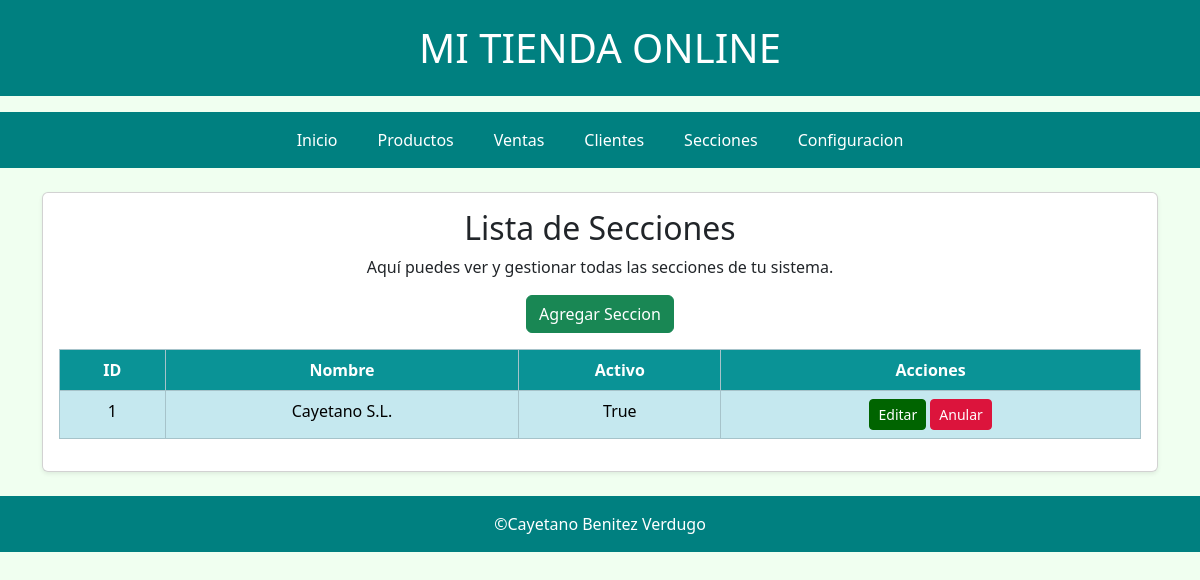
Screenshot of /secciones/ with the database file from the repository.
### secciones/models.py (models this page shows, shortened)
class Seccion(models.Model):
    nombre = models.CharField(max_length=100)
    activo = models.BooleanField(default=True)

### secciones/views.py (the view)
# urls.py: path('secciones/', views.lista_secciones, name='secciones'),
def lista_secciones(request):
    seccion = Seccion.objects.filter(activo=True) #Esto indica que Django ORM filtre por las secciones que estaś activas
    return render(request, "secciones/secciones.html", {"secciones": seccion})

### secciones/templates/secciones/secciones.html (shortened to what this page needs)
{% extends "base.html" %}
{% block content %}
<h2>Lista de Secciones</h2>
<p>Aquí puedes ver y gestionar todas las secciones de tu sistema.</p>
<div class="mb-3">
  <a href="{% url 'nuevo_seccion' %}" class="btn btn-success">Agregar Seccion</a>
</div>
<div class="table-responsive">
  <table class="table table-info table-striped table-bordered text-center">
    <thead>
      <tr>
        <th>ID</th>
        <th>Nombre</th>
        <th>Activo</th>
        <th>Acciones</th>
      </tr>
    </thead>
    <tbody>
      {% for s in secciones %}
      <tr>
        <td>{{ s.id }}</td>
        <td>{{ s.nombre }}</td>
        <td>{{ s.activo }}</td>
        <td>
          <a href="{% url 'editar_seccion' s.id %}" class="btn btn-primary btn-sm">Editar</a>
          <a href="{% url 'anular_seccion' s.id %}" class="btn btn-danger btn-sm">Anular</a>
        </td>
      </tr>
      {% empty %}
      <tr>
        <td colspan="4">No hay Secciones disponibles</td>
      </tr>
      {% endfor %}
    </tbody>
  </table>
</div>
{% endblock %}

### static/css/custom.css (style rules this page uses)
body { background-color: #f0fff0; color: #21312a; }
.table:not(.table-dark) thead th { background-color: #0a9396; color: #ffffff; }
.table:not(.table-dark) tbody tr { background-color: rgba(255,255,255,0.9); }
.table .btn-primary { background-color: #006400; border-color: #006400; color: #ffffff !important; }
.table .btn-danger { background-color: #dc143c; border-color: #dc143c; color: #ffffff !important; }
.btn { color: #ffffff !important; }

### rows the page displays
Seccion: id "1", nombre "Cayetano S.L.", activo "True"
